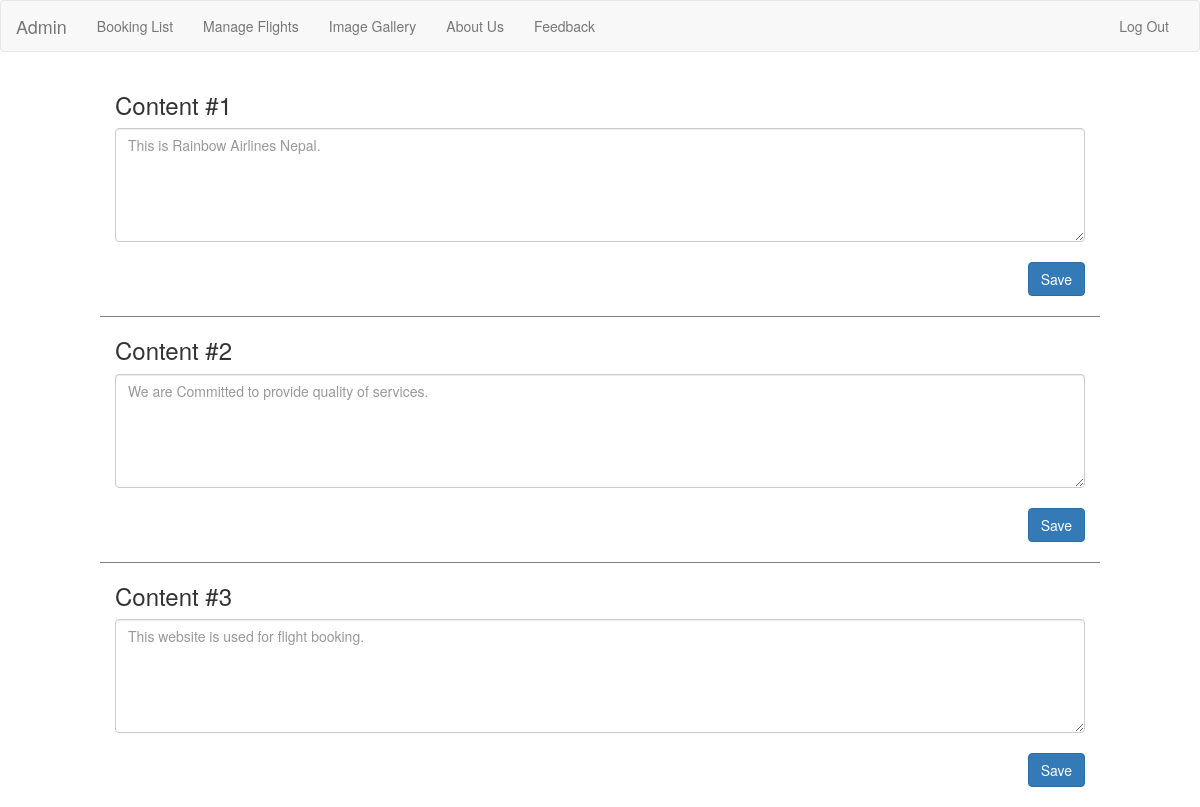
/admin/dashboard/dashboard.php?page=aboutcontent, run on the app's committed database.
### tables this page shows
CREATE TABLE `aboutus` (
  `id` int(11) NOT NULL,
  `Description` varchar(255) NOT NULL
);

### admin/dashboard/page/aboutcontent.php (the view)
<?php
include '../../config/connection.php';
$select1 = $con->query("SELECT * FROM aboutus WHERE id='1'");
$select2 = $con->query("SELECT * FROM aboutus WHERE id='2'");
$select3 = $con->query("SELECT * FROM aboutus WHERE id='3'");
while($row = $select1->fetch_assoc()){
  $content1 = $row['Description'];
}
while($row = $select2->fetch_assoc()){
  $content2 = $row['Description'];
}
while($row = $select3->fetch_assoc()){
  $content3 = $row['Description'];
}
 ?>
 <div class="container-fluid">
   <div class="row">
     <div class="col-md-10 col-md-offset-1" style="padding-bottom: 20px; border-bottom:1px solid grey;">
       <h3>Content #1</h3>
       <form class="form" action="page/process/updatecontent.php?id=1" method="post">
         <textarea name="txtarea1" rows="5" cols="80" class="form-control" placeholder="<?= $content1; ?>"></textarea><br>
         <input type="submit" name="submit" value="Save" class="btn btn-primary pull-right">
       </form>
     </div>
     <div class="col-md-10 col-md-offset-1" style="padding-bottom: 20px; border-bottom:1px solid grey;">
       <h3>Content #2</h3>
       <form class="form" action="page/process/updatecontent.php?id=2" method="post">
         <textarea name="txtarea2" rows="5" cols="80" class="form-control" placeholder="<?= $content2; ?>"></textarea><br>
         <input type="submit" name="submit" value="Save" class="btn btn-primary pull-right">
       </form>
     </div>
     <div class="col-md-10 col-md-offset-1" style="padding-bottom: 20px;">
       <h3>Content #3</h3>
       <form class="form" action="page/process/updatecontent.php?id=3" method="post">
         <textarea name="txtarea3" rows="5" cols="80" class="form-control" placeholder="<?= $content3; ?>"></textarea><br>
         <input type="submit" name="submit" value="Save" class="btn btn-primary pull-right">
       </form>
     </div>
   </div>
 </div>

### data on the page
aboutus: txtarea1 "This is Rainbow Airlines Nepal."
aboutus: txtarea2 "We are Committed to provide quality of services."
aboutus: txtarea3 "This website is used for flight booking."
